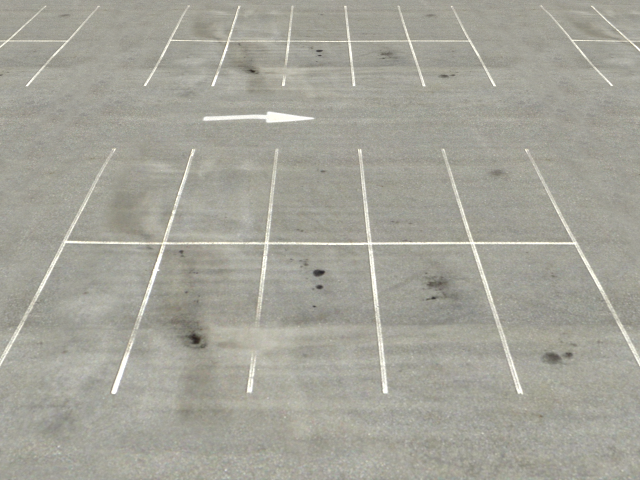
#> input picture computervision/line_detection/frame_input/parking_lot.jpg, 640 x 480 px
$ python line_detection.py
#> lines starting #> are read from the running program, lines starting #| are printed output that depends on the picture; after the words box and inside, x2 and y2 are one past the last pixel; in counts of white or black regions, pixels touching at a corner belong together
# https://www.geeksforgeeks.org/line-detection-python-opencv-houghline-method/
# Python program to illustrate HoughLine for line detection

# Many of these implementations are learnt from
# https://github.com/kenshiro-o/CarND-LaneLines-P1/blob/master/Lane_Detection_Term_1.ipynb
import cv2 as cv
import numpy as np
from scipy import stats
import matplotlib.pyplot as plt

# [60 lines left out: function detect_line, not called in this run]

"Another line detection algorithmg with simpler methoQd"
def detect_line_simpler(filename: str):
	# Read image
#> called with filename = 'frame_input/parking_lot.jpg'
	image = cv.imread(filename)
#> image is the input picture: shape (480, 640, 3); mean B, G, R 153.2, 163.3, 164.3

	"""
	# Next TODO: convert to HSL color space and isolate with the white lines
	# if there is a different colored lines, we can implement similarly to isolate_white_hsl()
	# convert to HSL colorspace to distinguish the white line
	hsl = cv.cvtColor(image, cv.COLOR_RGB2HLS)

	# Isolate white lines using isolate_white_hsl()
	"""
	# Convert image to grayscale
	gray = cv.cvtColor(image, cv.COLOR_BGR2GRAY)

	# Gaussian blur
	blurred = cv.GaussianBlur(gray, (9, 9), 0)
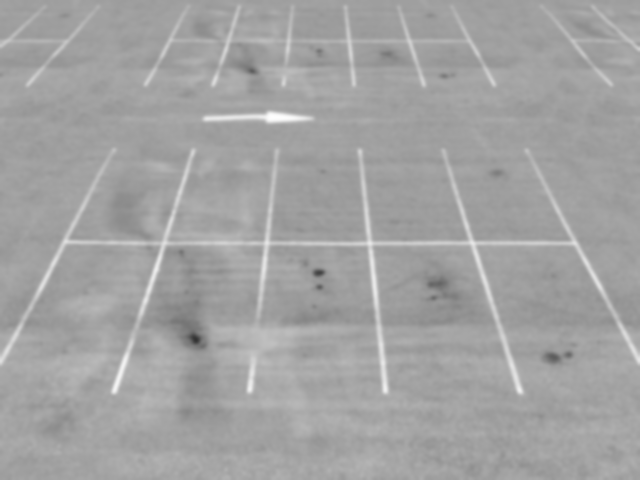
#> blurred: shape (480, 640); min 50, max 254, mean 162.5

	# Use canny edge detection
	edges = cv.Canny(blurred, 50, 150, apertureSize=3)
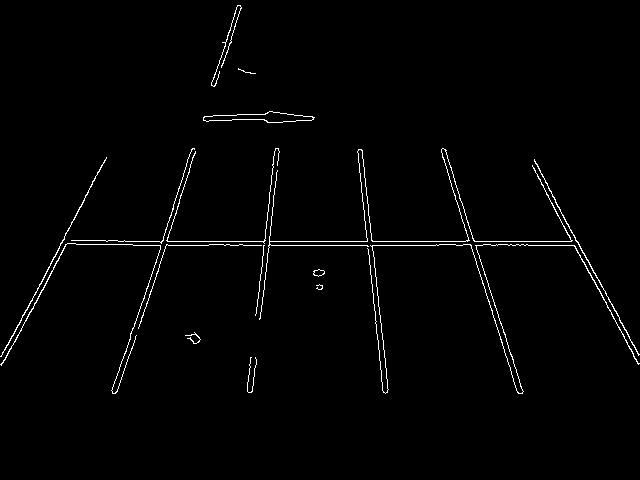
#> edges: shape (480, 640); 1.5% white in thin lines or dots, all inside (x1, y1, x2, y2) = (0, 5, 640, 394)

	# Region of interest on the image to focus on the line
	# NOTE: to add or not?

	# Apply HoughLinesP method to directly obtain line end points
	# https://docs.opencv.org/3.4/dd/d1a/group__imgproc__feature.html#ga46b4e588934f6c8dfd509cc6e0e4545a
	lines_list =[]
	lines = cv.HoughLinesP(
				edges, # Input preprocessed images
				rho=1, # Distance resolution in pixels
				theta=np.pi/180, # Angle resolution in radians
				threshold=100, # accumulator threshold: Min number of votes for valid line
				minLineLength=5, # Min allowed length of line
				maxLineGap=25 # Max allowed gap between line for joining them
				)
#> lines = 17 rows, first 6: [106, 241, 577, 241], [133, 245, 579, 245], [212, 85, 238, 5], [444, 149, 523, 391], [358, 150, 383, 392], [1, 356, 106, 158]

	# Iterate over points and draw marker on the detected line
	for line in lines:
		print(line[0])
		# Extracted points nested in the list
		x1,y1,x2,y2 = line[0]

		# Draw the lines joing the points on the original image
		cv.line(image,(x1,y1),(x2,y2),(0,255,0),2)
		# Maintain a simples lookup list for points
		lines_list.append([(x1,y1),(x2,y2)])
#> this loop made 17 passes
#> (x1, y1, x2, y2) on passes 1 to 12: (106, 241, 577, 241), (133, 245, 579, 245), (212, 85, 238, 5), (444, 149, 523, 391), (358, 150, 383, 392), (1, 356, 106, 158), (532, 165, 638, 364), (161, 242, 191, 149), (362, 150, 387, 391), (60, 244, 132, 244), (166, 240, 195, 151), (534, 159, 638, 355)
#| [106 241 577 241]
#| [133 245 579 245]
#| [212  85 238   5]
#| [444 149 523 391]
#| [358 150 383 392]
#| [  1 356 106 158]
#| [532 165 638 364]
#| [161 242 191 149]
#> (further printed lines are left out)
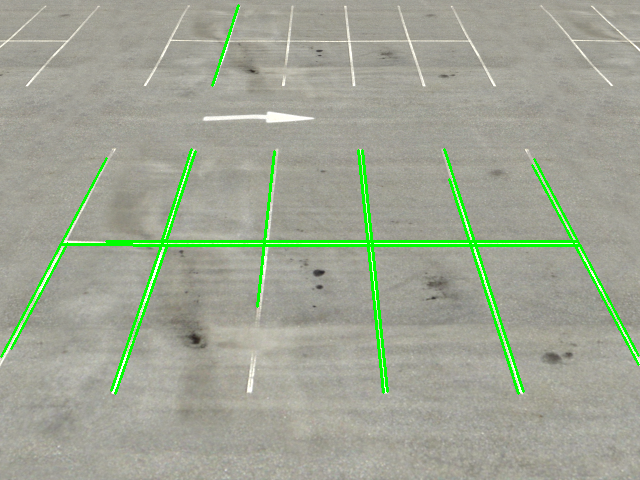
#> image: shape (480, 640, 3); 3.15% of pixels changed, all inside (x1, y1, x2, y2) = (0, 4, 640, 395)
#> after the loop, lines_list = 17 items

	# drawn = trace_lane_line(image, lines, make_copy=False)

	# Save the result image
	cv.imwrite('detected/houghline_2.jpg', image)

# NOTE: Do JPEG and PNG make any difference with efficiency and memory size?
# with different compression processes, JPEGs and JPG contain less data than PNGs, makeing it smaller in size -> use the former to work on it?

# [126 lines left out: functions preprocessing, isolate_white_hsl, get_vertices_for_img, region_of_interest, draw_lines, find_lane_lines_formula and 1 more, not called in this run]

# LANE DETECTOR WITH MEMORY
from collections import deque

def create_lane_line_coefficients_list(length=10):
	return deque(maxlen=length)

# [28 lines left out: functions trace_lane_line_with_coefficients, trace_both_lane_lines_with_lines_coefficients, not called in this run]

import math

MAXIMUM_SLOPE_DIFF = 0.1
MAXIMUM_INTERCEPT_DIFF = 50.0

class LaneDetectorWithMemory:
    # [6 lines left out: function __init__, not called in this run]


    def mean_coefficients(self, coefficients_queue, axis=0):
        return [0, 0] if len(coefficients_queue) == 0 else np.mean(coefficients_queue, axis=axis)

    # [19 lines left out: function determine_line_coefficients, not called in this run]

"""
    def lane_detection_pipeline(self, img):
        combined_hsl_img = filter_img_hsl(img)
        grayscale_img = grayscale(combined_hsl_img)
        gaussian_smoothed_img = gaussian_blur(grayscale_img, kernel_size=5)
        canny_img = canny_edge_detector(gaussian_smoothed_img, 50, 150)
        segmented_img = region_of_interest(canny_img)
        hough_lines = hough_transform(segmented_img, rho, theta, threshold, min_line_length, max_line_gap)

        try:
            left_lane_lines, right_lane_lines = separate_lines(hough_lines, img)
            left_lane_slope, left_intercept = find_lane_lines_formula(left_lane_lines)
            right_lane_slope, right_intercept = find_lane_lines_formula(right_lane_lines)
            smoothed_left_lane_coefficients = self.determine_line_coefficients(self.left_lane_coefficients, [left_lane_slope, left_intercept])
            smoothed_right_lane_coefficients = self.determine_line_coefficients(self.right_lane_coefficients, [right_lane_slope, right_intercept])
            img_with_lane_lines = trace_both_lane_lines_with_lines_coefficients(img, smoothed_left_lane_coefficients, smoothed_right_lane_coefficients)

            return img_with_lane_lines

        except Exception as e:
            print("*** Error - will use saved coefficients ", e)
            smoothed_left_lane_coefficients = self.determine_line_coefficients(self.left_lane_coefficients, [0.0, 0.0])
            smoothed_right_lane_coefficients = self.determine_line_coefficients(self.right_lane_coefficients, [0.0, 0.0])
            img_with_lane_lines = trace_both_lane_lines_with_lines_coefficients(img, smoothed_left_lane_coefficients, smoothed_right_lane_coefficients)

            return img_with_lane_lines

"""
# Drive code to test stuff
if __name__== "__main__":

	filename = "frame_input/parking_lot.jpg"
	# detect_line(filename)
	detect_line_simpler(filename)

$ run again, with computervision/line_detection/frame_input/roadline.jpg copied over computervision/line_detection/frame_input/parking_lot.jpg
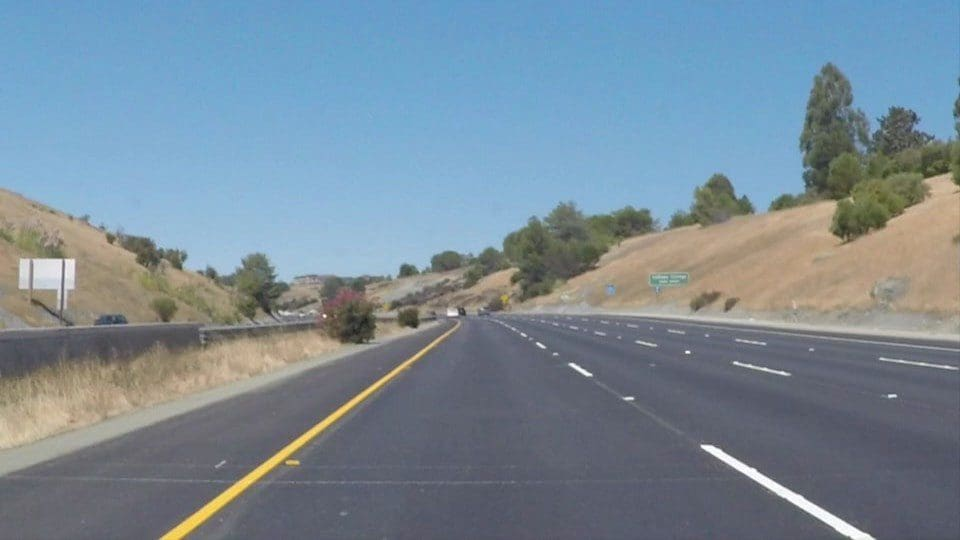
#> input picture computervision/line_detection/frame_input/roadline.jpg, 960 x 540 px
#> in detect_line_simpler, image is the input picture: shape (540, 960, 3); mean B, G, R 151.7, 138.6, 120.9
#> in detect_line_simpler, `edges = cv.Canny(blurred, 50, 150, apertureSize=3)`:
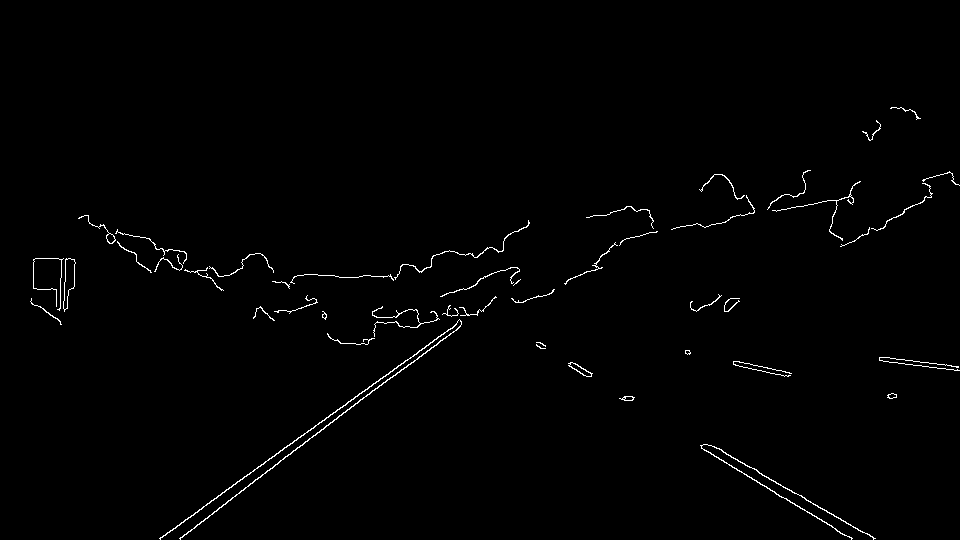
#> edges: shape (540, 960); 0.96% white in thin lines or dots, all inside (x1, y1, x2, y2) = (30, 107, 960, 540)
#> lines = [[214, 511, 517, 282], [160, 539, 470, 314], [160, 538, 468, 314], [701, 448, 851, 538], [714, 446, 874, 538], [711, 445, 862, 532]]
#> the loop in detect_line_simpler, `for line in lines:` made 6 passes
#> (printed output is left out)
#> after the loop in detect_line_simpler, `for line in lines:`:
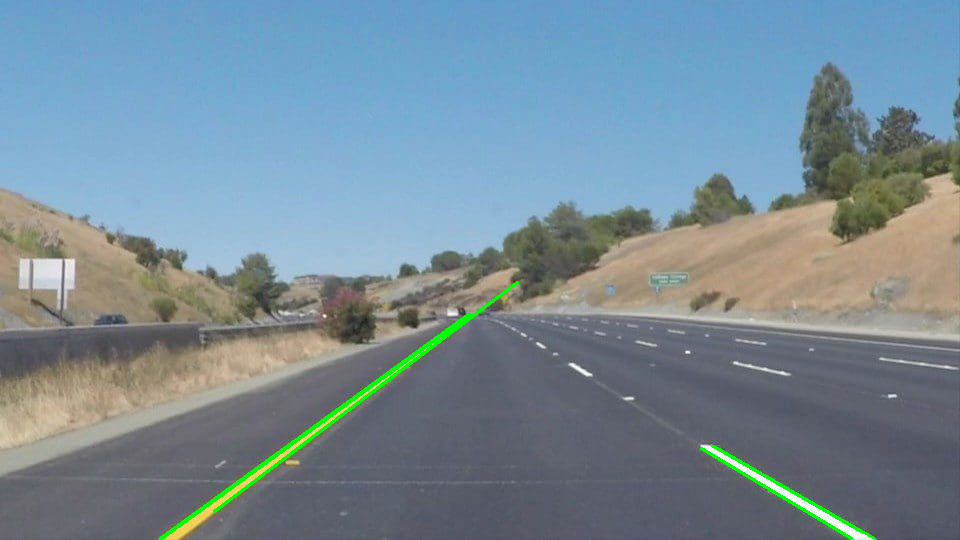
#> image: shape (540, 960, 3); 0.79% of pixels changed, all inside (x1, y1, x2, y2) = (159, 281, 876, 540)
#> after the loop in detect_line_simpler, `for line in lines:`: lines_list = [[(214, 511), (517, 282)], [(160, 539), (470, 314)], [(160, 538), (468, 314)], [(701, 448), (851, 538)], [(714, 446), (874, 538)], [(711, 445), (862, 532)]]
